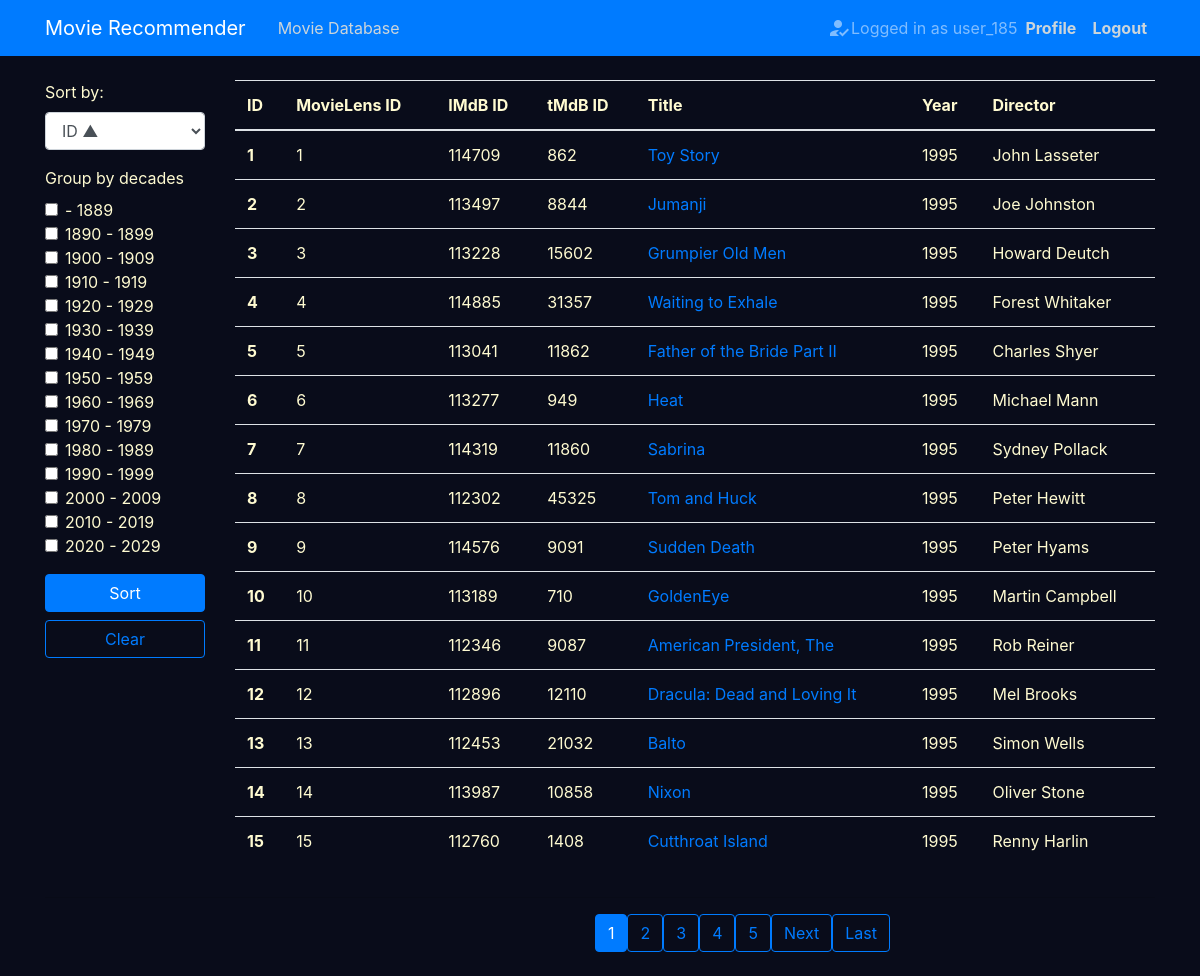
Page /all_movies/ (signed in) on the committed database.
### recommender/models.py (models this page shows, shortened)
class Movie(models.Model):
    movielens_id = models.IntegerField()
    imdb_id = models.IntegerField()
    tmdb_id = models.IntegerField()
    title = models.CharField(max_length=200)
    year_released = models.IntegerField()
    director = models.CharField(max_length=100)
    genres = models.ManyToManyField(Genre)
    actors = models.ManyToManyField(Actor)

### recommender/views.py (the view, shortened to what this page needs)
# urls.py: path('all_movies/', MoviesListView.as_view(), name='all_movies'),
class MoviesListView(ListView):
    model = Movie
    context_object_name = 'movies'
    paginate_by = 15
    ordering = 'id'
    def get_queryset(self):
        queryset = Movie.objects.all()
        self.form = MovieSortGroupForm(self.request.GET)
        if self.form.is_valid():
            decades_grouping = self.form.cleaned_data['group_by_decades']
        self.extra_context = self.form.cleaned_data
        ordering = self.form.cleaned_data['sort_by']
        if ordering:
            return queryset.order_by(ordering)
        else:
            return queryset.order_by(self.ordering)
    def get_context_data(self, *, object_list=None, **kwargs):
        context = super().get_context_data(**kwargs)
        context['form_sorting_grouping'] = self.form
        return context

### recommender/forms.py
class MovieSortGroupForm(forms.Form):
    def __init__(self, *args, **kwargs):
        super().__init__(*args, **kwargs)
        self.helper = FormHelper()
        self.helper.layout = Layout(
            Fieldset(
                'first arg is the legend of the fieldset',
                'group_by_decades',
                'sort_by',
            ),
            HTML("""
                       <p>We use notes to get better, <strong>please help us {{ username }}</strong></p>
                   """),
            InlineCheckboxes('group_by_decades')
        )
        self.fields['sort_by'].label = 'Sort by:'
    sort_by = forms.ChoiceField(choices=SORTING_OPTIONS, required=False)
    group_by_decades = forms.MultipleChoiceField(choices=DECADE_CHOICES, widget=forms.CheckboxSelectMultiple, required=False)

### recommender/templates/recommender/movie_list.html (shortened to what this page needs)
{% extends 'recommender/base.html' %}
{% load crispy_forms_tags %}
{% block content %}
<div class="container.fluid">
    <div class="row">
    <div class="col-2">
         <form method="get">
            {{form_sorting_grouping|crispy}}
            <button class="btn btn-primary btn-block" type="submit">Sort</button>
            <a class="btn btn-outline-primary btn-block" href="{%url 'all_movies'%}">Clear</a>
         </form>
    </div>
    <div class="col-10">
    <table class="table table-hover">
      <thead>
        <tr>
          <th scope="col">ID</th>
          <th scope="col">MovieLens ID</th>
          <th scope="col">IMdB ID</th>
          <th scope="col">tMdB ID</th>
          <th scope="col">Title</th>
          <th scope="col">Year</th>
          <th scope="col">Director</th>
        </tr>
      </thead>
      <tbody>
        {% for movie in movies %}
        <tr class="table-row">
            <th class="row-glow" scope="row">{{movie.id}}</th>
            <td class="row-glow">{{movie.movielens_id}}</td>
            <td class="row-glow">{{movie.imdb_id}}</td>
            <td class="row-glow">{{movie.tmdb_id}}</td>
            <td><a href="{% url 'movie_detail' movie.id %}" class="link-glow">{{movie.title}}</a></td>
            <td class="row-glow">{{movie.year_released}}</td>
            <td class="row-glow">{{movie.director}}</td>
        </tr>
        {% endfor %}
      </tbody>
    </table>
        </div>
        </div>
    {% include 'recommender/pagination.html' %}
</div>
{% endblock content %}

### recommender/templates/recommender/base.html (shortened to what this page needs)
 {% load static %}
<!DOCTYPE html>
<html lang="en" xmlns="http://www.w3.org/1999/html">
<head>
    <link rel="stylesheet" href="https://stackpath.bootstrapcdn.com/bootstrap/4.5.2/css/bootstrap.min.css">
    <link rel="stylesheet" href="https://cdnjs.cloudflare.com/ajax/libs/font-awesome/4.7.0/css/font-awesome.min.css">
    <link rel="stylesheet" type="text/css" href="{%static 'recommender/main.css'%}">
</head>
<body>
     <header class="site-header">
      <nav class="navbar navbar-expand-md navbar-dark bg-primary fixed-top">
        <div class="container">
          <a class="navbar-brand mr-4" href="{%url 'homepage'%}">Movie Recommender</a>
          <div class="collapse navbar-collapse" id="navbarToggle">
            <div class="navbar-nav mr-auto">
              <a class="nav-item nav-link" href="{%url 'all_movies'%}">Movie Database</a>
            </div>
            <div class="navbar-nav">
               {% if user.is_authenticated %}
                <span class="navbar-text material-icons">how_to_reg</span>
                   <span class="navbar-text">Logged in as {{user.username}}</span>
                   <strong><a class="nav-item nav-link" href="{%url 'profile'%}">Profile</a></strong>
                   <strong><a class="nav-item nav-link" href="{%url 'logout'%}">Logout</a></strong>
                {% else %}
                  <a class="nav-item nav-link" href="{%url 'login'%}">Login</a>
                  <a class="nav-item nav-link" href="{%url 'register'%}">Register</a>
                {% endif %}
            </div>
          </div>
        </div>
      </nav>
    </header>
   <main role="main" class="container">
      <div class="row">
        <div class="col">
         {% block content %}{% endblock %}
        </div>
      </div>
    </main>
</body>
</html>

### recommender/static/recommender/main.css (style rules this page uses)
body { background: #090c1a; color: #fffbd1; margin-top: 5rem; }
.site-header .navbar-nav .nav-item { color: #cbd5db; }
.table { color: #fffbd1; }

### rows in the picture
Movie: id "1", movielens_id "1", imdb_id "114709", tmdb_id "862", title "Toy Story", year_released "1995", director "John Lasseter"
Movie: id "2", movielens_id "2", imdb_id "113497", tmdb_id "8844", title "Jumanji", year_released "1995", director "Joe Johnston"
Movie: id "3", movielens_id "3", imdb_id "113228", tmdb_id "15602", title "Grumpier Old Men", year_released "1995", director "Howard Deutch"
Movie: id "4", movielens_id "4", imdb_id "114885", tmdb_id "31357", title "Waiting to Exhale", year_released "1995", director "Forest Whitaker"
Movie: id "5", movielens_id "5", imdb_id "113041", tmdb_id "11862", title "Father of the Bride Part II", year_released "1995", director "Charles Shyer"
Movie: id "6", movielens_id "6", imdb_id "113277", tmdb_id "949", title "Heat", year_released "1995", director "Michael Mann"
Movie: id "7", movielens_id "7", imdb_id "114319", tmdb_id "11860", title "Sabrina", year_released "1995", director "Sydney Pollack"
Movie: id "8", movielens_id "8", imdb_id "112302", tmdb_id "45325", title "Tom and Huck", year_released "1995", director "Peter Hewitt"
Movie: id "9", movielens_id "9", imdb_id "114576", tmdb_id "9091", title "Sudden Death", year_released "1995", director "Peter Hyams"
Movie: id "10", movielens_id "10", imdb_id "113189", tmdb_id "710", title "GoldenEye", year_released "1995", director "Martin Campbell"
Movie: id "11", movielens_id "11", imdb_id "112346", tmdb_id "9087", title "American President, The", year_released "1995", director "Rob Reiner"
Movie: id "12", movielens_id "12", imdb_id "112896", tmdb_id "12110", title "Dracula: Dead and Loving It", year_released "1995", director "Mel Brooks"
Movie: id "13", movielens_id "13", imdb_id "112453", tmdb_id "21032", title "Balto", year_released "1995", director "Simon Wells"
Movie: id "14", movielens_id "14", imdb_id "113987", tmdb_id "10858", title "Nixon", year_released "1995", director "Oliver Stone"
Movie: id "15", movielens_id "15", imdb_id "112760", tmdb_id "1408", title "Cutthroat Island", year_released "1995", director "Renny Harlin"

### other values in the picture
{{ user.username }} "user_185"
{{ num }} "1"
{{ num }} "2" "3" "4" "5"
